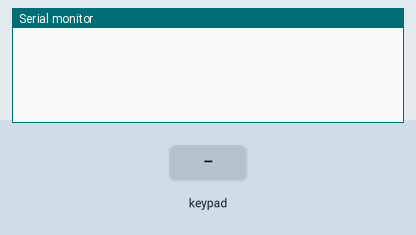
Bench run of a sketch on a simulated Arduino Mega 2560, built with avr-gcc and run on an emulated ATmega2560. Shown: the last lines printed to the serial monitor. The test bench sets the inputs (shaded band).

Above: at 1.2 s.
1.3 s: key '1' pressed
At 2.1 s:
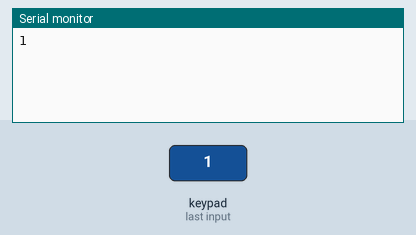
2.8 s: keypad keys 3 6 3 4 3 2 3 0 # pressed 0.4 s apart
At 7.0 s:
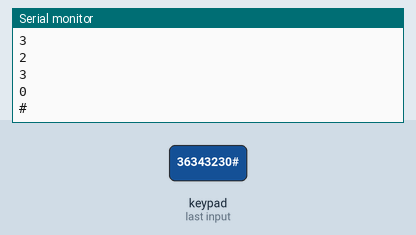
7.9 s: key 'A' pressed
At 8.4 s:
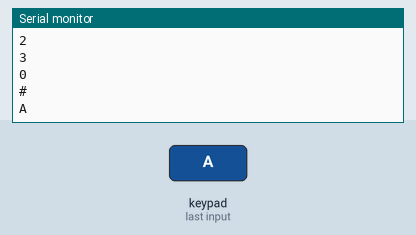
9.4 s: keypad keys 3 6 3 4 3 2 3 0 * pressed 0.4 s apart
At 13.3 s:
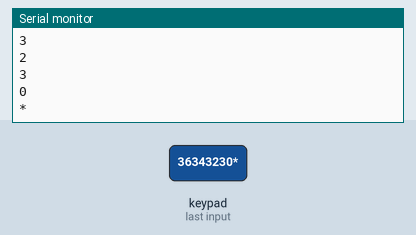
14.5 s: key 'B' pressed
At 15.7 s:
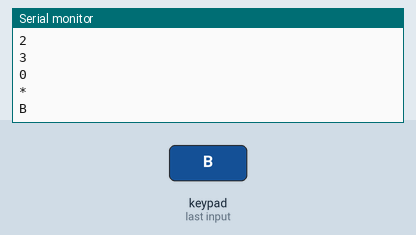
16.0 s: keypad keys 3 6 3 4 3 2 3 0 D pressed 0.4 s apart
At 20.4 s:
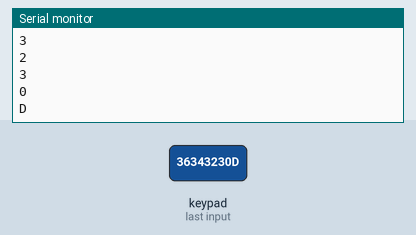
Timing chart, 0 to 21.9 s (numbered marks = the images above; inputs shaded):
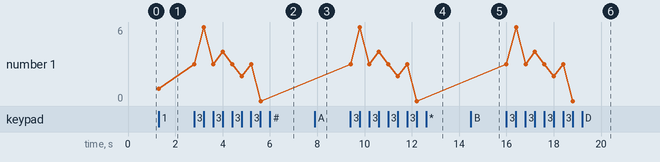

The sketch:

keypad.ino
```cpp
#include <Keypad.h>
const byte rows = 4;
const byte cols = 4;
const byte pin_rows[]={36, 34, 32, 30};
const byte pin_cols[]={28, 26, 24, 22};
char keys[rows][cols]=
  {{'1', '2', '3', 'A'},
   {'4', '5', '6', 'B'},
   {'7', '8', '9', 'C'},
   {'*', '0', '#', 'D'}};
Keypad keyboard = Keypad(makeKeymap(keys), pin_rows, pin_cols, rows, cols);
char value;
void setup() {
  Serial.begin(9600);
}

void loop() {
  value= keyboard.getKey();
  if (value != 0){
     Serial.println(value);
    }

}
```

Measured:
- after the input at 1.3 s, the serial monitor: prints a new line at once (image 1)
- after the input at 2.8 s, the serial monitor: prints a new line at once (image 2)
- after the input at 7.9 s, the serial monitor: prints a new line at once (image 3)
- after the input at 9.4 s, the serial monitor: prints a new line at once (image 4)
- after the input at 14.5 s, the serial monitor: prints a new line at once (image 5)
- after the input at 16.0 s, the serial monitor: prints a new line at once (image 6)
- plotted number 1: 1 → 0 after the input at 2.8 s
